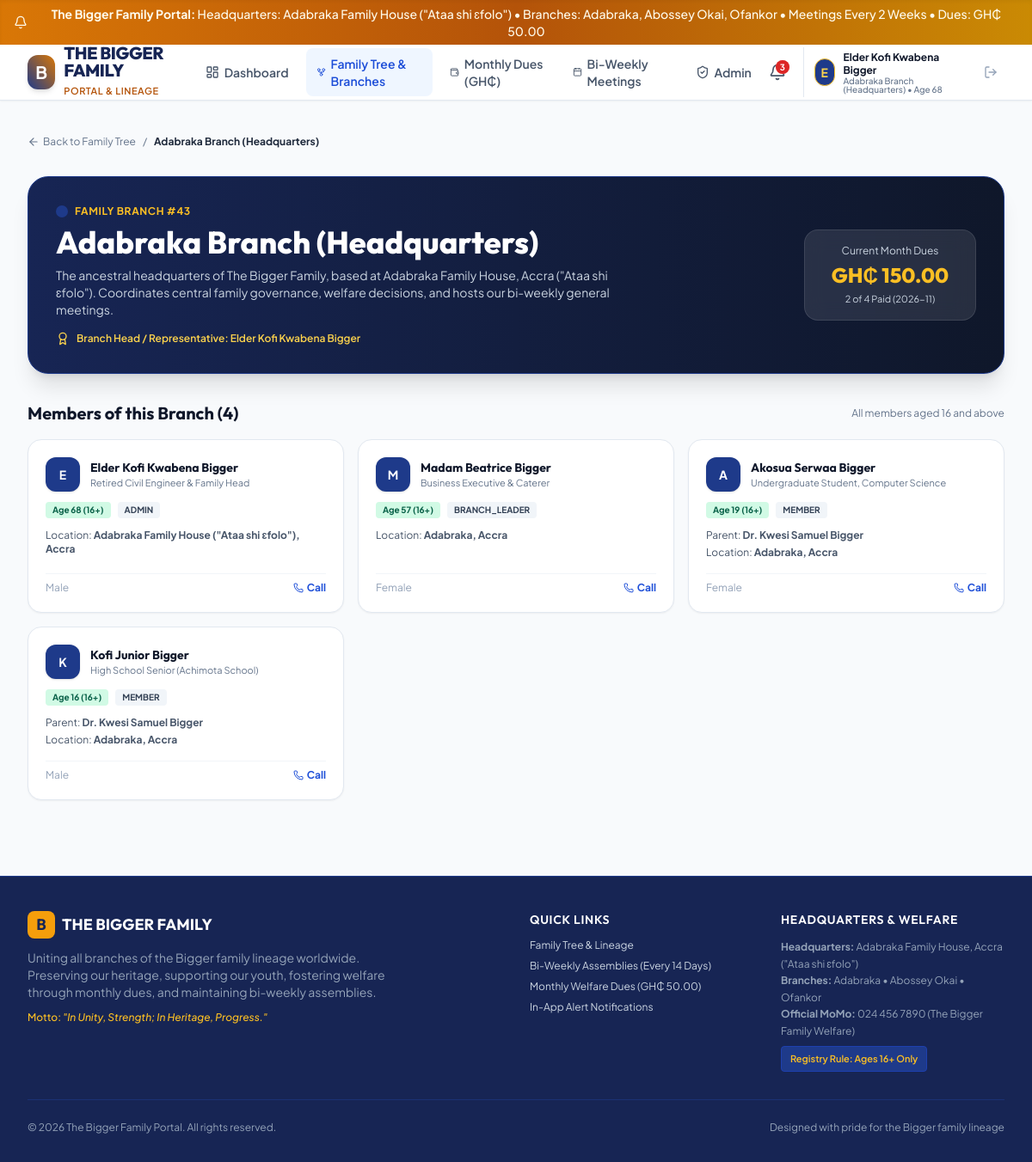
Page /branch/43 (signed in) on the committed database.
### tables this page shows
CREATE TABLE members (
        id INTEGER PRIMARY KEY AUTOINCREMENT,
        branch_id INTEGER NOT NULL REFERENCES branches(id) ON DELETE RESTRICT,
        full_name TEXT NOT NULL,
        email TEXT UNIQUE NOT NULL,
        phone TEXT NOT NULL,
        date_of_birth DATE NOT NULL,
        age INTEGER NOT NULL,
        gender TEXT NOT NULL,
        occupation TEXT,
        residence TEXT,
        bio TEXT,
        parent_member_id INTEGER REFERENCES members(id) ON DELETE SET NULL,
        role TEXT DEFAULT 'member', -- 'admin', 'branch_leader', 'elder', 'member'
        status TEXT DEFAULT 'active', -- 'active', 'pending_approval'
        profile_photo TEXT,
        password_hash TEXT NOT NULL,
        created_at DATETIME DEFAULT CURRENT_TIMESTAMP
    );

CREATE TABLE branches (
        id INTEGER PRIMARY KEY AUTOINCREMENT,
        name TEXT NOT NULL,
        slug TEXT UNIQUE NOT NULL,
        leader_name TEXT,
        description TEXT,
        color_code TEXT DEFAULT '#3B82F6',
        created_at DATETIME DEFAULT CURRENT_TIMESTAMP
    );

### app.py (the view)
@app.route('/branch/<int:branch_id>')
@login_required
def branch_detail(branch_id):
    conn = get_db()
    branch = conn.execute('SELECT * FROM branches WHERE id = ?', (branch_id,)).fetchone()
    if not branch:
        flash('Branch not found.', 'danger')
        return redirect(url_for('family_tree'))
    members = conn.execute('''
        SELECT m.*, p.full_name as parent_name
        FROM members m
        LEFT JOIN members p ON m.parent_member_id = p.id
        WHERE m.branch_id = ?
        ORDER BY m.age DESC
    ''', (branch_id,)).fetchall()
    curr_period = date.today().strftime('%Y-%m')
    dues_stats = conn.execute('''
        SELECT
            COUNT(d.id) as total_dues_records,
            SUM(CASE WHEN d.status = 'paid' THEN 1 ELSE 0 END) as paid_count,
            SUM(d.amount_paid) as total_collected
        FROM dues_records d
        JOIN members m ON d.member_id = m.id
        WHERE m.branch_id = ? AND d.period_month = ?
    ''', (branch_id, curr_period)).fetchone()
    return render_template('branch_detail.html', branch=branch, members=members, dues_stats=dues_stats, curr_period=curr_period)

### templates/branch_detail.html (shortened to what this page needs)
{% extends "base.html" %}
{% block content %}
<div class="space-y-8">
    <div class="flex items-center gap-2 text-xs text-slate-500">
        <a href="{{ url_for('family_tree') }}" class="hover:text-blue-700 flex items-center gap-1">
            <i data-lucide="arrow-left" class="w-3.5 h-3.5"></i>
            <span>Back to Family Tree</span>
        </a>
        <span>/</span>
        <span class="font-bold text-slate-800">{{ branch.name }}</span>
    </div>
    <div class="rounded-3xl bg-gradient-to-r from-blue-950 to-slate-900 text-white p-6 sm:p-8 shadow-xl border border-blue-900">
        <div class="flex flex-col sm:flex-row sm:items-center justify-between gap-6">
            <div>
                <div class="flex items-center gap-2 mb-2">
                    <span class="w-3.5 h-3.5 rounded-full" style="background-color: {{ branch.color_code }};"></span>
                    <span class="text-xs font-bold uppercase tracking-wider text-amber-400">Family Branch #{{ branch.id }}</span>
                </div>
                <h1 class="font-heading text-2xl sm:text-4xl font-extrabold text-white mb-2">{{ branch.name }}</h1>
                <p class="text-xs sm:text-sm text-slate-300 max-w-2xl leading-relaxed">{{ branch.description }}</p>
                <div class="mt-4 flex items-center gap-2 text-xs text-amber-300 font-semibold">
                    <i data-lucide="award" class="w-4 h-4"></i>
                    <span>Branch Head / Representative: {{ branch.leader_name or 'Elders Committee' }}</span>
                </div>
            </div>
            <div class="bg-white/10 backdrop-blur-md rounded-2xl p-4 border border-white/10 text-center min-w-[200px]">
                <span class="text-xs text-slate-300 block mb-1">Current Month Dues</span>
                <span class="text-2xl font-extrabold text-amber-400 block font-heading">
                    GH₵ {{ "%.2f"|format(dues_stats.total_collected or 0.0) }}
                </span>
                <span class="text-[11px] text-slate-300 block mt-1">
                    {{ dues_stats.paid_count or 0 }} of {{ members|length }} Paid ({{ curr_period }})
                </span>
            </div>
        </div>
    </div>
    <div>
        <div class="flex items-center justify-between mb-4">
            <h2 class="font-heading text-xl font-bold text-slate-900">Members of this Branch ({{ members|length }})</h2>
            <span class="text-xs text-slate-500">All members aged 16 and above</span>
        </div>
        <div class="grid grid-cols-1 sm:grid-cols-2 lg:grid-cols-3 gap-4">
            {% for m in members %}
            <div class="bg-white rounded-2xl p-5 border border-slate-200 shadow-sm flex flex-col justify-between">
                <div>
                    <div class="flex items-center gap-3 mb-3">
                        <div class="w-10 h-10 rounded-xl text-white font-bold flex items-center justify-center text-sm shadow" style="background-color: {{ branch.color_code }};">
                            {{ m.full_name[0] }}
                        </div>
                        <div>
                            <h3 class="font-heading font-bold text-sm text-slate-900">{{ m.full_name }}</h3>
                            <span class="text-[11px] text-slate-500 block">{{ m.occupation or 'Family Member' }}</span>
                        </div>
                    </div>
                    <div class="flex items-center gap-2 mb-3">
                        <span class="px-2 py-0.5 rounded text-[10px] font-bold bg-emerald-100 text-emerald-800">
                            Age {{ m.age }} (16+)
                        </span>
                        <span class="px-2 py-0.5 rounded text-[10px] font-bold bg-slate-100 text-slate-700 uppercase">
                            {{ m.role }}
                        </span>
                    </div>
                    <div class="text-xs text-slate-600 space-y-1">
                        {% if m.parent_name %}
                        <div>Parent: <strong>{{ m.parent_name }}</strong></div>
                        {% endif %}
                        <div>Location: <strong>{{ m.residence or 'Ghana' }}</strong></div>
                    </div>
                </div>
                <div class="mt-4 pt-2 border-t border-slate-100 flex items-center justify-between text-xs text-slate-400">
                    <span>{{ m.gender }}</span>
                    <a href="tel:{{ m.phone }}" class="text-blue-700 font-bold hover:underline flex items-center gap-1">
                        <i data-lucide="phone" class="w-3 h-3"></i>
                        <span>Call</span>
                    </a>
                </div>
            </div>
            {% endfor %}
        </div>
    </div>
</div>
{% endblock %}

### templates/base.html (shortened to what this page needs)
<!DOCTYPE html>
<html lang="en">
<head>
    <script src="https://cdn.tailwindcss.com"></script>
</head>
<body class="bg-slate-50 text-slate-800 flex flex-col min-h-screen antialiased">
    <div class="bg-gradient-to-r from-amber-600 via-amber-700 to-yellow-600 text-amber-50 text-xs sm:text-sm font-medium py-1.5 px-4 text-center flex items-center justify-center gap-2 shadow-inner">
        <i data-lucide="bell" class="w-4 h-4"></i>
        <span><strong>The Bigger Family Portal:</strong> Headquarters: Adabraka Family House ("Ataa shi ɛfolo") • Branches: Adabraka, Abossey Okai, Ofankor • Meetings Every 2 Weeks • Dues: GH₵ 50.00</span>
    </div>
    <header class="bg-white border-b border-slate-200 sticky top-0 z-40 shadow-sm">
        <div class="max-w-7xl mx-auto px-4 sm:px-6 lg:px-8">
            <div class="flex items-center justify-between h-16">
                <div class="flex items-center gap-3">
                    <a href="{{ url_for('dashboard' if g.member else 'index') }}" class="flex items-center gap-2.5 group">
                        <div class="w-10 h-10 rounded-xl bg-gradient-to-tr from-blue-900 to-amber-600 flex items-center justify-center text-white font-bold text-xl shadow-md group-hover:scale-105 transition-transform">
                            B
                        </div>
                        <div>
                            <span class="font-heading font-extrabold text-xl text-blue-950 tracking-tight block leading-none">THE BIGGER FAMILY</span>
                            <span class="text-[11px] font-semibold text-amber-700 tracking-wider uppercase">Portal & Lineage</span>
                        </div>
                    </a>
                </div>
                {% if g.member %}
                <nav class="hidden md:flex items-center space-x-1 lg:space-x-2">
                    <a href="{{ url_for('dashboard') }}" class="px-3 py-2 rounded-lg text-sm font-semibold {{ 'text-blue-700 bg-blue-50' if request.endpoint == 'dashboard' else 'text-slate-600 hover:text-blue-900 hover:bg-slate-100' }} transition flex items-center gap-1.5">
                        <i data-lucide="layout-dashboard" class="w-4 h-4"></i>
                        <span>Dashboard</span>
                    </a>
                    <a href="{{ url_for('family_tree') }}" class="px-3 py-2 rounded-lg text-sm font-semibold {{ 'text-blue-700 bg-blue-50' if 'family_tree' in request.endpoint or 'branch' in request.endpoint else 'text-slate-600 hover:text-blue-900 hover:bg-slate-100' }} transition flex items-center gap-1.5">
                        <i data-lucide="git-fork" class="w-4 h-4"></i>
                        <span>Family Tree & Branches</span>
                    </a>
                    <a href="{{ url_for('dues') }}" class="px-3 py-2 rounded-lg text-sm font-semibold {{ 'text-blue-700 bg-blue-50' if 'dues' in request.endpoint else 'text-slate-600 hover:text-blue-900 hover:bg-slate-100' }} transition flex items-center gap-1.5">
                        <i data-lucide="wallet" class="w-4 h-4"></i>
                        <span>Monthly Dues (GH₵)</span>
                    </a>
                    <a href="{{ url_for('meetings') }}" class="px-3 py-2 rounded-lg text-sm font-semibold {{ 'text-blue-700 bg-blue-50' if 'meeting' in request.endpoint else 'text-slate-600 hover:text-blue-900 hover:bg-slate-100' }} transition flex items-center gap-1.5">
                        <i data-lucide="calendar" class="w-4 h-4"></i>
                        <span>Bi-Weekly Meetings</span>
                    </a>
                    {% if g.member.role in ['admin', 'branch_leader'] %}
                    <a href="{{ url_for('admin_panel') }}" class="px-3 py-2 rounded-lg text-sm font-semibold {{ 'text-purple-700 bg-purple-50' if 'admin' in request.endpoint else 'text-slate-600 hover:text-purple-900 hover:bg-purple-50' }} transition flex items-center gap-1.5">
                        <i data-lucide="shield-check" class="w-4 h-4"></i>
                        <span>Admin</span>
                    </a>
                    {% endif %}
                </nav>
                {% endif %}
                <div class="flex items-center gap-3">
                    {% if g.member %}
                    <a href="{{ url_for('notifications') }}" class="relative p-2 rounded-xl text-slate-600 hover:text-blue-900 hover:bg-slate-100 transition" title="In-App Notifications">
                        {% if g.unread_notif_count > 0 %}
                        <span class="absolute top-1 right-1 flex h-4 w-4">
                            <span class="relative inline-flex rounded-full h-4 w-4 bg-red-600 text-white text-[10px] font-bold items-center justify-center leading-none">
                                {{ g.unread_notif_count }}
                            </span>
                        </span>
                        {% endif %}
                    </a>
                    <div class="flex items-center gap-2 pl-2 border-l border-slate-200">
                        <a href="{{ url_for('profile') }}" class="flex items-center gap-2.5 p-1 rounded-xl hover:bg-slate-100 transition group">
                            <div class="w-8 h-8 rounded-full bg-blue-900 text-amber-300 font-bold flex items-center justify-center text-sm shadow-sm border border-amber-400">
                                {{ g.member.full_name[0] }}
                            </div>
                            <div class="hidden lg:block text-left">
                                <span class="text-xs font-bold text-slate-900 block leading-tight group-hover:text-blue-700 transition">{{ g.member.full_name }}</span>
                                <span class="text-[10px] font-medium text-slate-500 block leading-none">{{ g.member.branch_name }} • Age {{ g.member.age }}</span>
                            </div>
                        </a>
                        <a href="{{ url_for('logout') }}" class="p-2 text-slate-400 hover:text-red-600 rounded-lg hover:bg-red-50 transition" title="Log Out">
                            <i data-lucide="log-out" class="w-4 h-4"></i>
                        </a>
                    </div>
                    {% endif %}
                </div>
            </div>
        </div>
    </header>
    <main class="flex-grow max-w-7xl mx-auto px-4 sm:px-6 lg:px-8 py-6 w-full">
        {% block content %}{% endblock %}
    </main>
    <footer class="bg-blue-950 text-slate-300 border-t border-blue-900 mt-16 pt-10 pb-8 text-sm">
        <div class="max-w-7xl mx-auto px-4 sm:px-6 lg:px-8">
            <div class="grid grid-cols-1 md:grid-cols-4 gap-8 mb-8">
                <div class="md:col-span-2">
                    <div class="flex items-center gap-2 mb-3">
                        <div class="w-8 h-8 rounded-lg bg-amber-500 text-blue-950 font-bold flex items-center justify-center font-heading text-lg">B</div>
                        <span class="font-heading font-bold text-lg text-white">THE BIGGER FAMILY</span>
                    </div>
                    <p class="text-slate-400 text-xs sm:text-sm leading-relaxed max-w-md">
                        Uniting all branches of the Bigger family lineage worldwide. Preserving our heritage, supporting our youth, fostering welfare through monthly dues, and maintaining bi-weekly assemblies.
                    </p>
                    <div class="mt-3 text-xs text-amber-400 font-medium">
                        Motto: <em>"In Unity, Strength; In Heritage, Progress."</em>
                    </div>
                </div>
                <div>
                    <h4 class="font-heading font-semibold text-white mb-3 text-sm uppercase tracking-wider">Quick Links</h4>
                    <ul class="space-y-2 text-xs">
                        <li><a href="{{ url_for('family_tree') }}" class="hover:text-amber-400 transition">Family Tree & Lineage</a></li>
                        <li><a href="{{ url_for('meetings') }}" class="hover:text-amber-400 transition">Bi-Weekly Assemblies (Every 14 Days)</a></li>
                        <li><a href="{{ url_for('dues') }}" class="hover:text-amber-400 transition">Monthly Welfare Dues (GH₵ 50.00)</a></li>
                        <li><a href="{{ url_for('notifications') }}" class="hover:text-amber-400 transition">In-App Alert Notifications</a></li>
                    </ul>
                </div>
                <div>
                    <h4 class="font-heading font-semibold text-white mb-3 text-sm uppercase tracking-wider">Headquarters & Welfare</h4>
                    <p class="text-xs text-slate-400 leading-relaxed mb-2">
                        <strong>Headquarters:</strong> Adabraka Family House, Accra ("Ataa shi ɛfolo")<br>
                        <strong>Branches:</strong> Adabraka • Abossey Okai • Ofankor<br>
                        <strong>Official MoMo:</strong> 024 456 7890 (The Bigger Family Welfare)
                    </p>
                    <span class="inline-block px-2.5 py-1 rounded bg-blue-900 text-amber-400 text-[11px] font-semibold border border-blue-800">
                        Registry Rule: Ages 16+ Only
                    </span>
                </div>
            </div>
            <div class="border-t border-blue-900/60 pt-6 flex flex-col sm:flex-row items-center justify-between text-xs text-slate-400">
                <p>&copy; {{ current_year }} The Bigger Family Portal. All rights reserved.</p>
                <p class="mt-2 sm:mt-0 text-slate-400">Designed with pride for the Bigger family lineage</p>
            </div>
        </div>
    </footer>
</body>
</html>

### rows in the picture
members: member "E", member.full_name "Elder Kofi Kwabena Bigger", member.age "68", full_name "E", full_name "Elder Kofi Kwabena Bigger", occupation "Retired Civil Engineer & Family Head", age "68", role "ADMIN", residence "Adabraka Family House (\"Ataa shi ɛfolo\"), Accra", gender "Male"
branches: member.branch_name "Adabraka Branch (Headquarters)", name "Adabraka Branch (Headquarters)", id "43", description "The ancestral headquarters of The Bigger Family, based at Adabraka Family House, Accra (\"Ataa shi ɛfolo\"). Coordinates central family governance, welfare decisions, and hosts our bi-weekly general meetings.", leader_name "Elder Kofi Kwabena Bigger"
members: full_name "M", full_name "Madam Beatrice Bigger", occupation "Business Executive & Caterer", age "57", role "BRANCH_LEADER", residence "Adabraka, Accra", gender "Female"
members: full_name "A", full_name "Akosua Serwaa Bigger", occupation "Undergraduate Student, Computer Science", age "19", role "MEMBER", parent_name "Dr. Kwesi Samuel Bigger", residence "Adabraka, Accra", gender "Female"
members: full_name "K", full_name "Kofi Junior Bigger", occupation "High School Senior (Achimota School)", age "16", role "MEMBER", parent_name "Dr. Kwesi Samuel Bigger", residence "Adabraka, Accra", gender "Male"

### other values in the picture
{{ g.unread_notif_count }} "3"
{{ "%.2f"|format(dues_stats.total_collected or 0.0) }} "150.00"
{{ dues_stats.paid_count or 0 }} "2"
{{ members|length }} "4"
